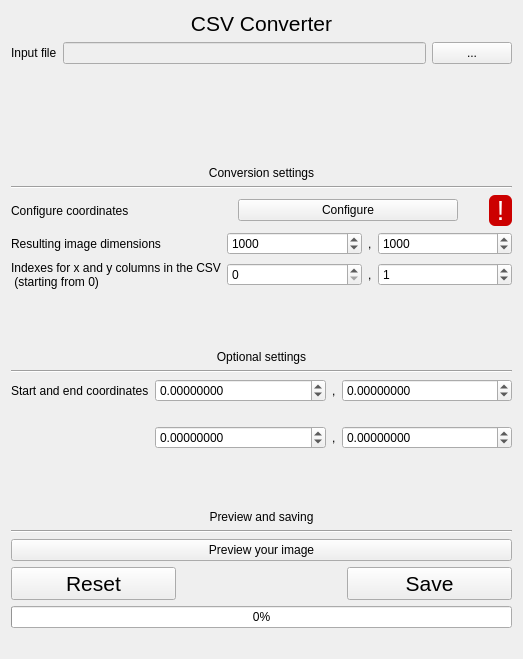
<?xml version="1.0" encoding="UTF-8"?>
<ui version="4.0">
 <class>CSVWindow</class>
 <widget class="QWidget" name="CSVWindow">
  <property name="geometry">
   <rect>
    <x>0</x>
    <y>0</y>
    <width>523</width>
    <height>659</height>
   </rect>
  </property>
  <property name="windowTitle">
   <string>Form</string>
  </property>
  <layout class="QVBoxLayout" name="verticalLayout">
   <item>
    <widget class="QLabel" name="label_2">
     <property name="sizePolicy">
      <sizepolicy hsizetype="Preferred" vsizetype="Fixed">
       <horstretch>0</horstretch>
       <verstretch>0</verstretch>
      </sizepolicy>
     </property>
     <property name="font">
      <font>
       <pointsize>16</pointsize>
      </font>
     </property>
     <property name="text">
      <string>CSV Converter</string>
     </property>
     <property name="alignment">
      <set>Qt::AlignCenter</set>
     </property>
    </widget>
   </item>
   <item>
    <layout class="QGridLayout" name="gridLayout_2">
     <item row="0" column="0">
      <widget class="QLabel" name="label_3">
       <property name="text">
        <string>Input file</string>
       </property>
      </widget>
     </item>
     <item row="0" column="1">
      <widget class="QLineEdit" name="lineEdit_inputPath">
       <property name="enabled">
        <bool>false</bool>
       </property>
      </widget>
     </item>
     <item row="0" column="2">
      <widget class="QPushButton" name="pushButton_inputPath">
       <property name="text">
        <string>...</string>
       </property>
      </widget>
     </item>
    </layout>
   </item>
   <item>
    <spacer name="verticalSpacer">
     <property name="orientation">
      <enum>Qt::Vertical</enum>
     </property>
     <property name="sizeType">
      <enum>QSizePolicy::Preferred</enum>
     </property>
     <property name="sizeHint" stdset="0">
      <size>
       <width>20</width>
       <height>40</height>
      </size>
     </property>
    </spacer>
   </item>
   <item>
    <widget class="QLabel" name="label_8">
     <property name="sizePolicy">
      <sizepolicy hsizetype="Preferred" vsizetype="Preferred">
       <horstretch>0</horstretch>
       <verstretch>0</verstretch>
      </sizepolicy>
     </property>
     <property name="text">
      <string>Conversion settings</string>
     </property>
     <property name="alignment">
      <set>Qt::AlignBottom|Qt::AlignHCenter</set>
     </property>
    </widget>
   </item>
   <item>
    <widget class="Line" name="line_4">
     <property name="orientation">
      <enum>Qt::Horizontal</enum>
     </property>
    </widget>
   </item>
   <item>
    <layout class="QGridLayout" name="gridLayout_2">
     <property name="sizeConstraint">
      <enum>QLayout::SetDefaultConstraint</enum>
     </property>
     <item row="2" column="0">
      <widget class="QLabel" name="label_options">
       <property name="sizePolicy">
        <sizepolicy hsizetype="Preferred" vsizetype="Preferred">
         <horstretch>0</horstretch>
         <verstretch>0</verstretch>
        </sizepolicy>
       </property>
       <property name="text">
        <string>Configure coordinates</string>
       </property>
      </widget>
     </item>
     <item row="2" column="1">
      <widget class="QPushButton" name="pushButton_configure">
       <property name="sizePolicy">
        <sizepolicy hsizetype="Minimum" vsizetype="Fixed">
         <horstretch>0</horstretch>
         <verstretch>0</verstretch>
        </sizepolicy>
       </property>
       <property name="text">
        <string>Configure</string>
       </property>
      </widget>
     </item>
     <item row="2" column="2">
      <widget class="QLabel" name="label_success">
       <property name="sizePolicy">
        <sizepolicy hsizetype="Fixed" vsizetype="Fixed">
         <horstretch>0</horstretch>
         <verstretch>0</verstretch>
        </sizepolicy>
       </property>
       <property name="font">
        <font>
         <pointsize>20</pointsize>
        </font>
       </property>
       <property name="styleSheet">
        <string notr="true">background-color: rgb(204, 0, 0);
color: rgb(255, 255, 255);
margin-left:25%;
border-radius:6%;</string>
       </property>
       <property name="text">
        <string> ! </string>
       </property>
       <property name="scaledContents">
        <bool>false</bool>
       </property>
       <property name="alignment">
        <set>Qt::AlignCenter</set>
       </property>
       <property name="margin">
        <number>0</number>
       </property>
      </widget>
     </item>
    </layout>
   </item>
   <item>
    <layout class="QGridLayout" name="gridLayout_3">
     <item row="0" column="0">
      <widget class="QLabel" name="label_7">
       <property name="text">
        <string>Resulting image dimensions</string>
       </property>
      </widget>
     </item>
     <item row="0" column="1">
      <layout class="QHBoxLayout" name="horizontalLayout">
       <item>
        <widget class="QSpinBox" name="lineEdit_width">
         <property name="sizePolicy">
          <sizepolicy hsizetype="Expanding" vsizetype="Fixed">
           <horstretch>0</horstretch>
           <verstretch>0</verstretch>
          </sizepolicy>
         </property>
         <property name="minimum">
          <number>1</number>
         </property>
         <property name="maximum">
          <number>100000000</number>
         </property>
         <property name="value">
          <number>1000</number>
         </property>
        </widget>
       </item>
       <item>
        <widget class="QLabel" name="label_10">
         <property name="text">
          <string>,</string>
         </property>
        </widget>
       </item>
       <item>
        <widget class="QSpinBox" name="lineEdit_height">
         <property name="sizePolicy">
          <sizepolicy hsizetype="Expanding" vsizetype="Fixed">
           <horstretch>0</horstretch>
           <verstretch>0</verstretch>
          </sizepolicy>
         </property>
         <property name="minimum">
          <number>1</number>
         </property>
         <property name="maximum">
          <number>100000000</number>
         </property>
         <property name="value">
          <number>1000</number>
         </property>
        </widget>
       </item>
      </layout>
     </item>
     <item row="1" column="1">
      <layout class="QHBoxLayout" name="horizontalLayout_2">
       <item>
        <widget class="QSpinBox" name="lineEdit_indexX">
         <property name="sizePolicy">
          <sizepolicy hsizetype="Expanding" vsizetype="Fixed">
           <horstretch>0</horstretch>
           <verstretch>0</verstretch>
          </sizepolicy>
         </property>
         <property name="minimum">
          <number>0</number>
         </property>
         <property name="maximum">
          <number>100000000</number>
         </property>
         <property name="value">
          <number>0</number>
         </property>
        </widget>
       </item>
       <item>
        <widget class="QLabel" name="label_5">
         <property name="text">
          <string>,</string>
         </property>
        </widget>
       </item>
       <item>
        <widget class="QSpinBox" name="lineEdit_indexY">
         <property name="sizePolicy">
          <sizepolicy hsizetype="Expanding" vsizetype="Fixed">
           <horstretch>0</horstretch>
           <verstretch>0</verstretch>
          </sizepolicy>
         </property>
         <property name="minimum">
          <number>0</number>
         </property>
         <property name="maximum">
          <number>100000000</number>
         </property>
         <property name="value">
          <number>1</number>
         </property>
        </widget>
       </item>
      </layout>
     </item>
     <item row="1" column="0">
      <widget class="QLabel" name="label">
       <property name="text">
        <string>Indexes for x and y columns in the CSV
 (starting from 0)</string>
       </property>
      </widget>
     </item>
    </layout>
   </item>
   <item>
    <widget class="QLabel" name="label_6">
     <property name="text">
      <string>Optional settings</string>
     </property>
     <property name="alignment">
      <set>Qt::AlignBottom|Qt::AlignHCenter</set>
     </property>
    </widget>
   </item>
   <item>
    <widget class="Line" name="line">
     <property name="orientation">
      <enum>Qt::Horizontal</enum>
     </property>
    </widget>
   </item>
   <item>
    <layout class="QGridLayout" name="gridLayout">
     <item row="0" column="0">
      <widget class="QLabel" name="label_9">
       <property name="text">
        <string>Start and end coordinates</string>
       </property>
      </widget>
     </item>
     <item row="0" column="1">
      <layout class="QHBoxLayout" name="horizontalLayout_3">
       <item>
        <widget class="QDoubleSpinBox" name="doubleSpinBox_startX">
         <property name="sizePolicy">
          <sizepolicy hsizetype="Expanding" vsizetype="Fixed">
           <horstretch>0</horstretch>
           <verstretch>0</verstretch>
          </sizepolicy>
         </property>
         <property name="decimals">
          <number>8</number>
         </property>
         <property name="minimum">
          <double>-100000000.000000000000000</double>
         </property>
         <property name="maximum">
          <double>100000000.000000000000000</double>
         </property>
        </widget>
       </item>
       <item>
        <widget class="QLabel" name="label_11">
         <property name="text">
          <string>,</string>
         </property>
        </widget>
       </item>
       <item>
        <widget class="QDoubleSpinBox" name="doubleSpinBox_startY">
         <property name="sizePolicy">
          <sizepolicy hsizetype="Expanding" vsizetype="Fixed">
           <horstretch>0</horstretch>
           <verstretch>0</verstretch>
          </sizepolicy>
         </property>
         <property name="decimals">
          <number>8</number>
         </property>
         <property name="minimum">
          <double>-100000000.000000000000000</double>
         </property>
         <property name="maximum">
          <double>100000000.000000000000000</double>
         </property>
        </widget>
       </item>
      </layout>
     </item>
     <item row="2" column="1">
      <layout class="QHBoxLayout" name="horizontalLayout_6">
       <item>
        <widget class="QDoubleSpinBox" name="doubleSpinBox_endX">
         <property name="sizePolicy">
          <sizepolicy hsizetype="Expanding" vsizetype="Fixed">
           <horstretch>0</horstretch>
           <verstretch>0</verstretch>
          </sizepolicy>
         </property>
         <property name="decimals">
          <number>8</number>
         </property>
         <property name="minimum">
          <double>-100000000.000000000000000</double>
         </property>
         <property name="maximum">
          <double>100000000.000000000000000</double>
         </property>
        </widget>
       </item>
       <item>
        <widget class="QLabel" name="label_12">
         <property name="text">
          <string>,</string>
         </property>
        </widget>
       </item>
       <item>
        <widget class="QDoubleSpinBox" name="doubleSpinBox_endY">
         <property name="sizePolicy">
          <sizepolicy hsizetype="Expanding" vsizetype="Fixed">
           <horstretch>0</horstretch>
           <verstretch>0</verstretch>
          </sizepolicy>
         </property>
         <property name="decimals">
          <number>8</number>
         </property>
         <property name="minimum">
          <double>-100000000.000000000000000</double>
         </property>
         <property name="maximum">
          <double>100000000.000000000000000</double>
         </property>
        </widget>
       </item>
      </layout>
     </item>
     <item row="1" column="0">
      <widget class="QLabel" name="label_13">
       <property name="font">
        <font>
         <pointsize>1</pointsize>
        </font>
       </property>
       <property name="text">
        <string/>
       </property>
      </widget>
     </item>
    </layout>
   </item>
   <item>
    <widget class="QLabel" name="label_4">
     <property name="sizePolicy">
      <sizepolicy hsizetype="Preferred" vsizetype="Preferred">
       <horstretch>0</horstretch>
       <verstretch>0</verstretch>
      </sizepolicy>
     </property>
     <property name="text">
      <string>Preview and saving</string>
     </property>
     <property name="alignment">
      <set>Qt::AlignBottom|Qt::AlignHCenter</set>
     </property>
    </widget>
   </item>
   <item>
    <widget class="Line" name="line_3">
     <property name="orientation">
      <enum>Qt::Horizontal</enum>
     </property>
    </widget>
   </item>
   <item>
    <widget class="QPushButton" name="pushButton_preview">
     <property name="sizePolicy">
      <sizepolicy hsizetype="Preferred" vsizetype="Fixed">
       <horstretch>0</horstretch>
       <verstretch>0</verstretch>
      </sizepolicy>
     </property>
     <property name="text">
      <string>Preview your image</string>
     </property>
    </widget>
   </item>
   <item>
    <layout class="QGridLayout" name="gridLayout_4">
     <item row="0" column="2">
      <widget class="QPushButton" name="pushButton_save">
       <property name="sizePolicy">
        <sizepolicy hsizetype="MinimumExpanding" vsizetype="Fixed">
         <horstretch>0</horstretch>
         <verstretch>0</verstretch>
        </sizepolicy>
       </property>
       <property name="font">
        <font>
         <pointsize>16</pointsize>
        </font>
       </property>
       <property name="text">
        <string>Save</string>
       </property>
      </widget>
     </item>
     <item row="0" column="0">
      <widget class="QPushButton" name="pushButton_reset">
       <property name="sizePolicy">
        <sizepolicy hsizetype="MinimumExpanding" vsizetype="Fixed">
         <horstretch>0</horstretch>
         <verstretch>0</verstretch>
        </sizepolicy>
       </property>
       <property name="font">
        <font>
         <pointsize>16</pointsize>
        </font>
       </property>
       <property name="text">
        <string>Reset</string>
       </property>
      </widget>
     </item>
     <item row="0" column="1">
      <spacer name="horizontalSpacer">
       <property name="orientation">
        <enum>Qt::Horizontal</enum>
       </property>
       <property name="sizeHint" stdset="0">
        <size>
         <width>40</width>
         <height>20</height>
        </size>
       </property>
      </spacer>
     </item>
    </layout>
   </item>
   <item>
    <widget class="QProgressBar" name="progressBar">
     <property name="value">
      <number>0</number>
     </property>
    </widget>
   </item>
   <item>
    <widget class="QLabel" name="label_progress">
     <property name="sizePolicy">
      <sizepolicy hsizetype="Preferred" vsizetype="Fixed">
       <horstretch>0</horstretch>
       <verstretch>0</verstretch>
      </sizepolicy>
     </property>
     <property name="text">
      <string/>
     </property>
     <property name="alignment">
      <set>Qt::AlignHCenter|Qt::AlignTop</set>
     </property>
    </widget>
   </item>
  </layout>
 </widget>
 <resources/>
 <connections/>
</ui>
